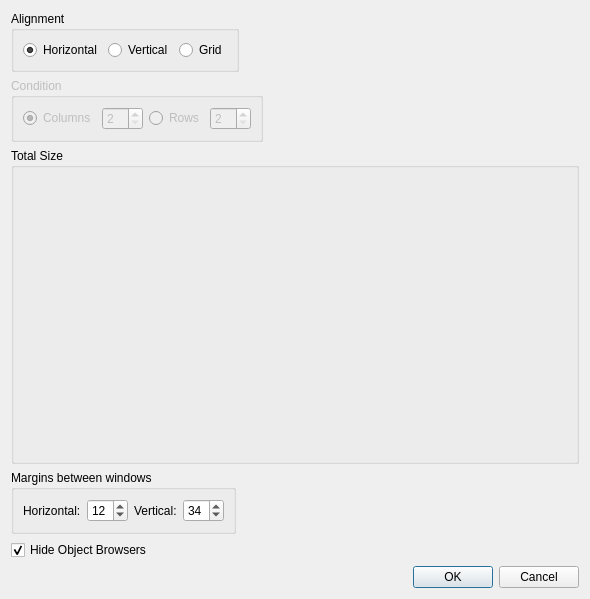
<?xml version="1.0" encoding="UTF-8"?>
<ui version="4.0">
 <class>SubwindowsAlignDialog</class>
 <widget class="QDialog" name="SubwindowsAlignDialog">
  <property name="geometry">
   <rect>
    <x>0</x>
    <y>0</y>
    <width>590</width>
    <height>599</height>
   </rect>
  </property>
  <property name="windowTitle">
   <string>Align Windows</string>
  </property>
  <layout class="QVBoxLayout" name="verticalLayout_2" stretch="0,0,1,0,0,0">
   <item>
    <layout class="QHBoxLayout" name="horizontalLayout_2">
     <item>
      <widget class="QGroupBox" name="alignmentGroupBox">
       <property name="title">
        <string>Alignment</string>
       </property>
       <layout class="QHBoxLayout" name="horizontalLayout">
        <item>
         <widget class="QRadioButton" name="horizontalRadioButton">
          <property name="text">
           <string>Horizontal</string>
          </property>
          <property name="checked">
           <bool>true</bool>
          </property>
         </widget>
        </item>
        <item>
         <widget class="QRadioButton" name="verticalRadioButton">
          <property name="text">
           <string>Vertical</string>
          </property>
         </widget>
        </item>
        <item>
         <widget class="QRadioButton" name="gridRadioButton">
          <property name="text">
           <string>Grid</string>
          </property>
         </widget>
        </item>
       </layout>
      </widget>
     </item>
     <item>
      <spacer name="horizontalSpacer">
       <property name="orientation">
        <enum>Qt::Horizontal</enum>
       </property>
       <property name="sizeHint" stdset="0">
        <size>
         <width>40</width>
         <height>20</height>
        </size>
       </property>
      </spacer>
     </item>
    </layout>
   </item>
   <item>
    <layout class="QHBoxLayout" name="horizontalLayout_4">
     <item>
      <widget class="QGroupBox" name="conditionGroupBox">
       <property name="enabled">
        <bool>false</bool>
       </property>
       <property name="title">
        <string>Condition</string>
       </property>
       <layout class="QHBoxLayout" name="horizontalLayout_3">
        <item>
         <widget class="QRadioButton" name="columnsRadioButton">
          <property name="text">
           <string>Columns</string>
          </property>
          <property name="checked">
           <bool>true</bool>
          </property>
         </widget>
        </item>
        <item>
         <widget class="QSpinBox" name="columnsSpinBox">
          <property name="minimum">
           <number>2</number>
          </property>
          <property name="maximum">
           <number>10</number>
          </property>
         </widget>
        </item>
        <item>
         <widget class="QRadioButton" name="rowsRadioButton">
          <property name="text">
           <string>Rows</string>
          </property>
         </widget>
        </item>
        <item>
         <widget class="QSpinBox" name="rowsSpinBox">
          <property name="enabled">
           <bool>false</bool>
          </property>
          <property name="minimum">
           <number>2</number>
          </property>
          <property name="maximum">
           <number>10</number>
          </property>
         </widget>
        </item>
       </layout>
      </widget>
     </item>
     <item>
      <spacer name="horizontalSpacer_2">
       <property name="orientation">
        <enum>Qt::Horizontal</enum>
       </property>
       <property name="sizeHint" stdset="0">
        <size>
         <width>40</width>
         <height>20</height>
        </size>
       </property>
      </spacer>
     </item>
    </layout>
   </item>
   <item>
    <widget class="QGroupBox" name="totalSizeGroupBox">
     <property name="title">
      <string>Total Size</string>
     </property>
     <layout class="QVBoxLayout" name="verticalLayout">
      <item>
       <widget class="WindowSizeEditWidget" name="sizeWidget" native="true"/>
      </item>
     </layout>
    </widget>
   </item>
   <item>
    <layout class="QHBoxLayout" name="horizontalLayout_6">
     <item>
      <widget class="QGroupBox" name="groupBox">
       <property name="title">
        <string>Margins between windows</string>
       </property>
       <layout class="QHBoxLayout" name="horizontalLayout_5">
        <item>
         <widget class="QLabel" name="horizontalMarginLabel">
          <property name="text">
           <string>Horizontal:</string>
          </property>
         </widget>
        </item>
        <item>
         <widget class="QSpinBox" name="horizontalMarginSpinBox">
          <property name="value">
           <number>12</number>
          </property>
         </widget>
        </item>
        <item>
         <widget class="QLabel" name="verticalMarginLabel">
          <property name="text">
           <string>Vertical:</string>
          </property>
         </widget>
        </item>
        <item>
         <widget class="QSpinBox" name="verticalMarginSpinBox">
          <property name="value">
           <number>34</number>
          </property>
         </widget>
        </item>
       </layout>
      </widget>
     </item>
     <item>
      <spacer name="horizontalSpacer_3">
       <property name="orientation">
        <enum>Qt::Horizontal</enum>
       </property>
       <property name="sizeHint" stdset="0">
        <size>
         <width>40</width>
         <height>20</height>
        </size>
       </property>
      </spacer>
     </item>
    </layout>
   </item>
   <item>
    <widget class="QCheckBox" name="hideObjectBrowsersCheckBox">
     <property name="text">
      <string>Hide Object Browsers</string>
     </property>
     <property name="checked">
      <bool>true</bool>
     </property>
    </widget>
   </item>
   <item>
    <widget class="QDialogButtonBox" name="buttonBox">
     <property name="orientation">
      <enum>Qt::Horizontal</enum>
     </property>
     <property name="standardButtons">
      <set>QDialogButtonBox::Cancel|QDialogButtonBox::Ok</set>
     </property>
    </widget>
   </item>
  </layout>
 </widget>
 <customwidgets>
  <customwidget>
   <class>WindowSizeEditWidget</class>
   <extends>QWidget</extends>
   <header>misc/windowsizeeditwidget.h</header>
   <container>1</container>
  </customwidget>
 </customwidgets>
 <resources/>
 <connections>
  <connection>
   <sender>buttonBox</sender>
   <signal>accepted()</signal>
   <receiver>SubwindowsAlignDialog</receiver>
   <slot>accept()</slot>
   <hints>
    <hint type="sourcelabel">
     <x>458</x>
     <y>544</y>
    </hint>
    <hint type="destinationlabel">
     <x>157</x>
     <y>274</y>
    </hint>
   </hints>
  </connection>
  <connection>
   <sender>buttonBox</sender>
   <signal>rejected()</signal>
   <receiver>SubwindowsAlignDialog</receiver>
   <slot>reject()</slot>
   <hints>
    <hint type="sourcelabel">
     <x>526</x>
     <y>550</y>
    </hint>
    <hint type="destinationlabel">
     <x>286</x>
     <y>274</y>
    </hint>
   </hints>
  </connection>
  <connection>
   <sender>columnsRadioButton</sender>
   <signal>toggled(bool)</signal>
   <receiver>columnsSpinBox</receiver>
   <slot>setEnabled(bool)</slot>
   <hints>
    <hint type="sourcelabel">
     <x>76</x>
     <y>105</y>
    </hint>
    <hint type="destinationlabel">
     <x>105</x>
     <y>106</y>
    </hint>
   </hints>
  </connection>
  <connection>
   <sender>rowsRadioButton</sender>
   <signal>toggled(bool)</signal>
   <receiver>rowsSpinBox</receiver>
   <slot>setEnabled(bool)</slot>
   <hints>
    <hint type="sourcelabel">
     <x>151</x>
     <y>96</y>
    </hint>
    <hint type="destinationlabel">
     <x>209</x>
     <y>106</y>
    </hint>
   </hints>
  </connection>
  <connection>
   <sender>gridRadioButton</sender>
   <signal>toggled(bool)</signal>
   <receiver>conditionGroupBox</receiver>
   <slot>setEnabled(bool)</slot>
   <hints>
    <hint type="sourcelabel">
     <x>184</x>
     <y>43</y>
    </hint>
    <hint type="destinationlabel">
     <x>192</x>
     <y>77</y>
    </hint>
   </hints>
  </connection>
 </connections>
</ui>
